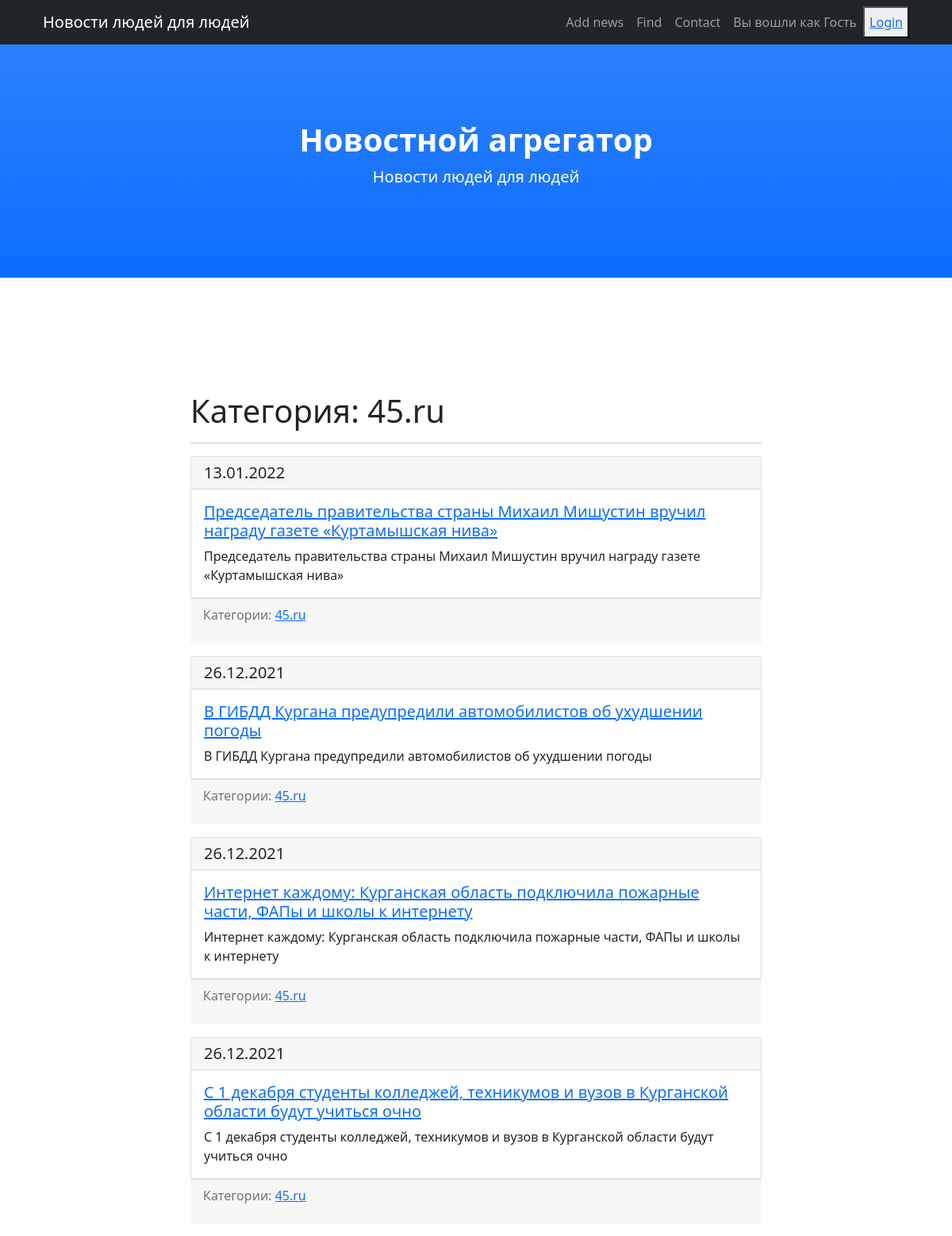
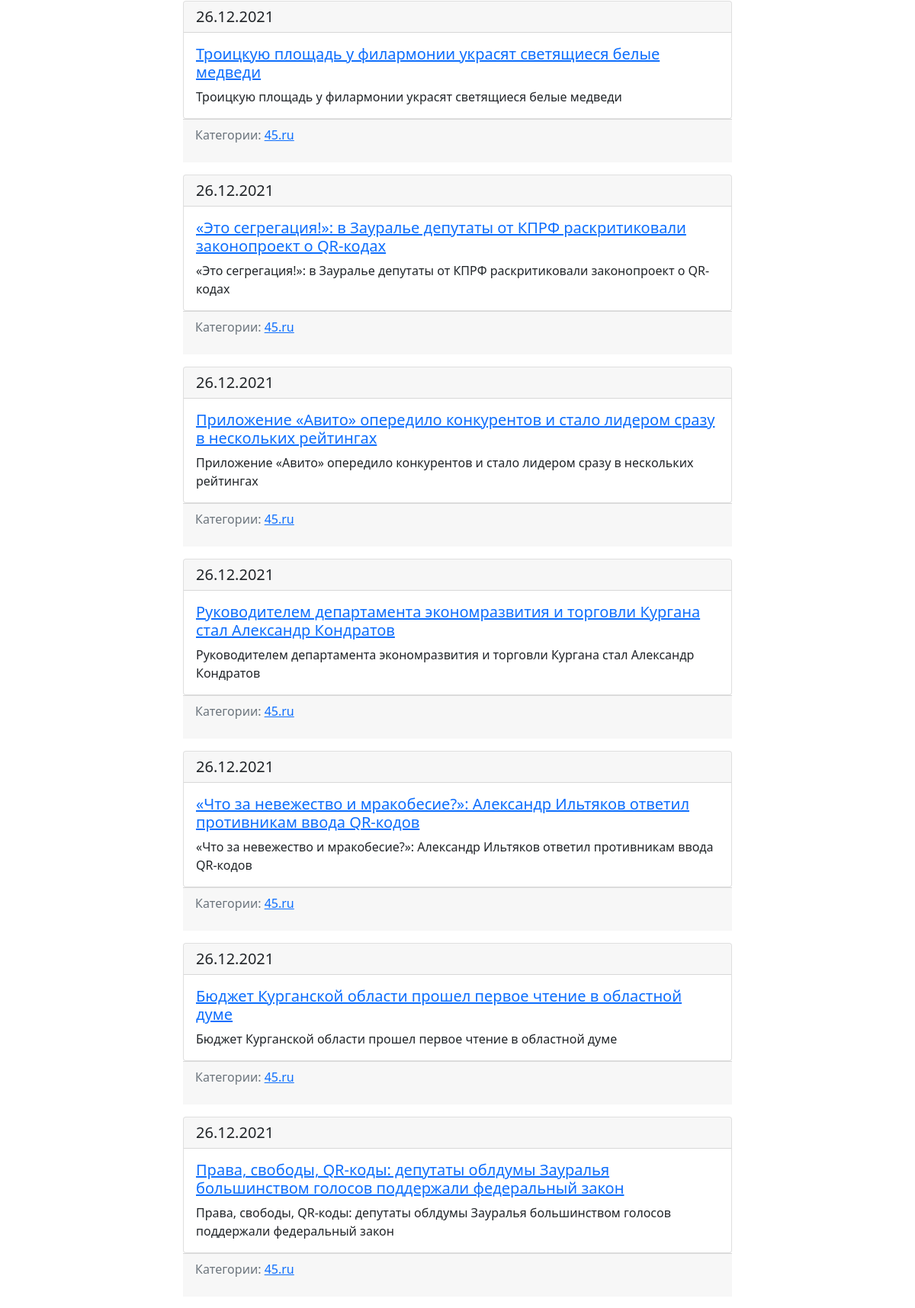
Page /news/category/1/ (upper part) on the committed database (2 pictures, top to bottom).
### news/models.py (models this page shows, shortened)
class Category(models.Model):
    name_cat = models.CharField(max_length=62, unique=True, verbose_name='Название категории')
    subscribers = models.ManyToManyField(User, through='CategorySubscribers')
    def __str__(self):
        return f'{self.name_cat}'
    class Meta:
        verbose_name = 'Категория'
        verbose_name_plural = 'Категории'

class Post(models.Model):
    article = 'Article'
    news = 'News'
    choice = [
        (article, 'Статья'),
        (news, 'Новость')
    ]
    author = models.ForeignKey('Author', on_delete=models.CASCADE, verbose_name='Автор')  # , related_name='posts')
    choices = models.CharField(max_length=7, choices=choice, default=article, verbose_name='Тип')
    date_time = models.DateTimeField(auto_now_add=True, verbose_name='Дата')  # (blank=True, null=True)
    category = models.ManyToManyField('Category', through='PostCategory')
    title = models.CharField(max_length=255, unique=True, verbose_name='Заголовок')
    text = models.TextField(max_length=255, verbose_name='Текст новости')
    rating = models.IntegerField(default=0, verbose_name='Рейтинг')
    url = models.URLField(verbose_name='Адрес')
    class Meta:
        verbose_name = 'Пост'
        verbose_name_plural = 'Посты'

### news/views.py (the view)
# urls.py: path('category/<int:pk>/', cache_page(300)(CategoryList.as_view()), name='category_list'),
class CategoryList(ListView):
    model = Category
    template_name = 'news/category.html'
    context_object_name = 'category'
    paginate_by = 10
    def get_context_data(self, **kwargs):
        context = super().get_context_data(**kwargs)
        _id = self.kwargs.get('pk')
        context['category'] = Category.objects.get(id=_id)
        c = Category.objects.get(id=_id)
        context['posts'] = Post.objects.filter(category=c).order_by('-date_time')
        return context

### news/templatetags/custom_filters.py (called while the page is built)
@register.filter(name='bad_word')
def bad_word(value):
    lst = ['жопа', 'тварь', 'сволочь', 'твари']
    value = value.split()
    for el in value:
        if el.lower() in lst:
            value.remove(el)
    return ' '.join(value)

### news/templates/news/category.html (shortened to what this page needs)
{% extends 'default.html' %}
{% load custom_filters %}
{% block navigation %}
<li class="nav-item"><a class="nav-link" href="{% url 'search' %}">Find</a></li>
{% endblock navigation%}
{% block content %}
<h1>Категория: {{ category.name_cat }}</h1>
<hr>
{% if posts %}
    {% for post in posts %}
        <div class="card">
            <h5 class="card-header">{{ post.date_time|date:'d.m.Y'}}</h5>
          <div class="card-body">
              <h5 class="card-title"><a href="{% url 'news_detail' post.id %}">{{ post.title | bad_word }}</a></h5>
            <p class="card-text">{{ post.text | truncatewords:20 | bad_word }}</p>
          </div>
        </div>
        <div class="card-footer mb-3 text-muted">
            <p>Категории: {% for cat in post.category.all %}
                <a href="{% url 'category_list' category.id %}">{{ cat }}</a>
            {% endfor %}</p>
        </div>
    {% endfor %}
{% else %}
    <p>Новостей нет</p>
{% endif%}
{% endblock content %}

### rows in the picture
Category: name_cat "45.ru"
Post: date_time "13.01.2022", title|bad_word "Председатель правительства страны Михаил Мишустин вручил награду газете «Куртамышская нива»", text|bad_word "Председатель правительства страны Михаил Мишустин вручил награду газете «Куртамышская нива»"
Post: date_time "26.12.2021", title|bad_word "В ГИБДД Кургана предупредили автомобилистов об ухудшении погоды", text|bad_word "В ГИБДД Кургана предупредили автомобилистов об ухудшении погоды"
Post: date_time "26.12.2021", title|bad_word "Интернет каждому: Курганская область подключила пожарные части, ФАПы и школы к интернету", text|bad_word "Интернет каждому: Курганская область подключила пожарные части, ФАПы и школы к интернету"
Post: date_time "26.12.2021", title|bad_word "С 1 декабря студенты колледжей, техникумов и вузов в Курганской области будут учиться очно", text|bad_word "С 1 декабря студенты колледжей, техникумов и вузов в Курганской области будут учиться очно"
Post: date_time "26.12.2021", title|bad_word "Троицкую площадь у филармонии украсят светящиеся белые медведи", text|bad_word "Троицкую площадь у филармонии украсят светящиеся белые медведи"
Post: date_time "26.12.2021", title|bad_word "«Это сегрегация!»: в Зауралье депутаты от КПРФ раскритиковали законопроект о QR-кодах", text|bad_word "«Это сегрегация!»: в Зауралье депутаты от КПРФ раскритиковали законопроект о QR-кодах"
Post: date_time "26.12.2021", title|bad_word "Приложение «Авито» опередило конкурентов и стало лидером сразу в нескольких рейтингах", text|bad_word "Приложение «Авито» опередило конкурентов и стало лидером сразу в нескольких рейтингах"
Post: date_time "26.12.2021", title|bad_word "Руководителем департамента экономразвития и торговли Кургана стал Александр Кондратов", text|bad_word "Руководителем департамента экономразвития и торговли Кургана стал Александр Кондратов"
Post: date_time "26.12.2021", title|bad_word "«Что за невежество и мракобесие?»: Александр Ильтяков ответил противникам ввода QR-кодов", text|bad_word "«Что за невежество и мракобесие?»: Александр Ильтяков ответил противникам ввода QR-кодов"
Post: date_time "26.12.2021", title|bad_word "Бюджет Курганской области прошел первое чтение в областной думе", text|bad_word "Бюджет Курганской области прошел первое чтение в областной думе"
Post: date_time "26.12.2021", title|bad_word "Права, свободы, QR-коды: депутаты облдумы Зауралья большинством голосов поддержали федеральный закон", text|bad_word "Права, свободы, QR-коды: депутаты облдумы Зауралья большинством голосов поддержали федеральный закон"
